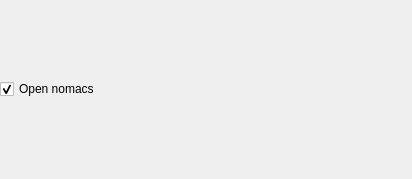
<?xml version="1.0" encoding="UTF-8"?>
<ui version="4.0">
 <class>OpenAppCheckBoxForm</class>
 <widget class="QWidget" name="OpenAppCheckBoxForm">
  <property name="geometry">
   <rect>
    <x>0</x>
    <y>0</y>
    <width>412</width>
    <height>179</height>
   </rect>
  </property>
  <layout class="QVBoxLayout" name="verticalLayout">
   <property name="margin">
    <number>0</number>
   </property>
   <item>
    <widget class="QCheckBox" name="openAppCheckBox">
     <property name="text">
      <string>Open nomacs</string>
     </property>
     <property name="checked">
      <bool>true</bool>
     </property>
     <property name="tristate">
      <bool>false</bool>
     </property>
    </widget>
	</item>
  </layout>
 </widget>
 <resources/>
 <connections/>
</ui>
